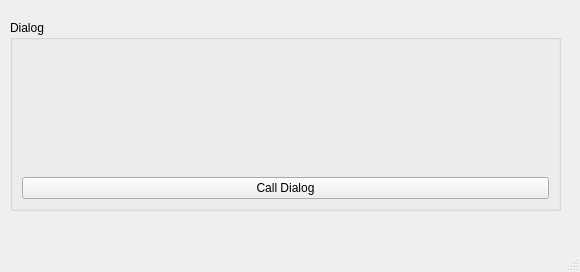
<?xml version="1.0" encoding="UTF-8"?>
<ui version="4.0">
 <class>MainWindow</class>
 <widget class="QMainWindow" name="MainWindow">
  <property name="geometry">
   <rect>
    <x>0</x>
    <y>0</y>
    <width>580</width>
    <height>272</height>
   </rect>
  </property>
  <property name="windowTitle">
   <string>MainWindow</string>
  </property>
  <widget class="QWidget" name="centralwidget">
   <widget class="QGroupBox" name="groupBox">
    <property name="geometry">
     <rect>
      <x>10</x>
      <y>20</y>
      <width>551</width>
      <height>191</height>
     </rect>
    </property>
    <property name="title">
     <string>Dialog</string>
    </property>
    <layout class="QVBoxLayout" name="verticalLayout">
     <item>
      <widget class="QLabel" name="label">
       <property name="font">
        <font>
         <pointsize>14</pointsize>
        </font>
       </property>
       <property name="text">
        <string/>
       </property>
       <property name="alignment">
        <set>Qt::AlignCenter</set>
       </property>
      </widget>
     </item>
     <item>
      <widget class="QPushButton" name="pushButton">
       <property name="text">
        <string>Call Dialog</string>
       </property>
      </widget>
     </item>
    </layout>
   </widget>
  </widget>
  <widget class="QMenuBar" name="menubar">
   <property name="geometry">
    <rect>
     <x>0</x>
     <y>0</y>
     <width>580</width>
     <height>21</height>
    </rect>
   </property>
  </widget>
  <widget class="QStatusBar" name="statusbar"/>
 </widget>
 <resources/>
 <connections/>
</ui>
